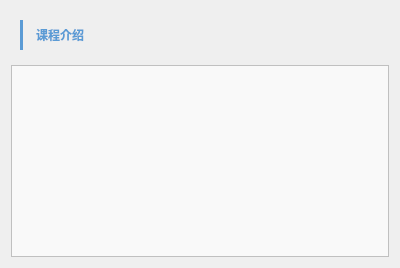
             <widget class="QWidget" name="widget_6" native="true">
              <property name="sizePolicy">
               <sizepolicy hsizetype="Preferred" vsizetype="Preferred">
                <horstretch>4</horstretch>
                <verstretch>0</verstretch>
               </sizepolicy>
              </property>
              <property name="styleSheet">
               <string notr="true">#widget_6{background-color: rgb(255, 255, 255);border-radius:5px;}</string>
              </property>
              <layout class="QVBoxLayout" name="verticalLayout_2">
               <item>
                <widget class="QWidget" name="widget_10" native="true">
                 <layout class="QHBoxLayout" name="horizontalLayout_20">
                  <item>
                   <widget class="QLabel" name="label_31">
                    <property name="sizePolicy">
                     <sizepolicy hsizetype="Minimum" vsizetype="Minimum">
                      <horstretch>0</horstretch>
                      <verstretch>0</verstretch>
                     </sizepolicy>
                    </property>
                    <property name="minimumSize">
                     <size>
                      <width>3</width>
                      <height>30</height>
                     </size>
                    </property>
                    <property name="maximumSize">
                     <size>
                      <width>3</width>
                      <height>30</height>
                     </size>
                    </property>
                    <property name="styleSheet">
                     <string notr="true">background-color:rgb(91, 155, 213);</string>
                    </property>
                    <property name="text">
                     <string/>
                    </property>
                   </widget>
                  </item>
                  <item>
                   <spacer name="horizontalSpacer_16">
                    <property name="orientation">
                     <enum>Qt::Horizontal</enum>
                    </property>
                    <property name="sizeType">
                     <enum>QSizePolicy::Fixed</enum>
                    </property>
                    <property name="sizeHint" stdset="0">
                     <size>
                      <width>7</width>
                      <height>20</height>
                     </size>
                    </property>
                   </spacer>
                  </item>
                  <item>
                   <widget class="QLabel" name="label_8">
                    <property name="styleSheet">
                     <string notr="true">font: 12pt &quot;Microsoft YaHei UI&quot;;
color:rgb(91, 155, 213);
font-weight:bold;</string>
                    </property>
                    <property name="text">
                     <string>课程介绍</string>
                    </property>
                   </widget>
                  </item>
                  <item>
                   <spacer name="horizontalSpacer_17">
                    <property name="orientation">
                     <enum>Qt::Horizontal</enum>
                    </property>
                    <property name="sizeType">
                     <enum>QSizePolicy::Fixed</enum>
                    </property>
                    <property name="sizeHint" stdset="0">
                     <size>
                      <width>296</width>
                      <height>20</height>
                     </size>
                    </property>
                   </spacer>
                  </item>
                 </layout>
                </widget>
               </item>
               <item>
                <widget class="QTextEdit" name="txte_courseIntroduction">
                 <property name="enabled">
                  <bool>true</bool>
                 </property>
                 <property name="styleSheet">
                  <string notr="true">background-color: rgb(249, 249, 249);</string>
                 </property>
                </widget>
               </item>
              </layout>
             </widget>
